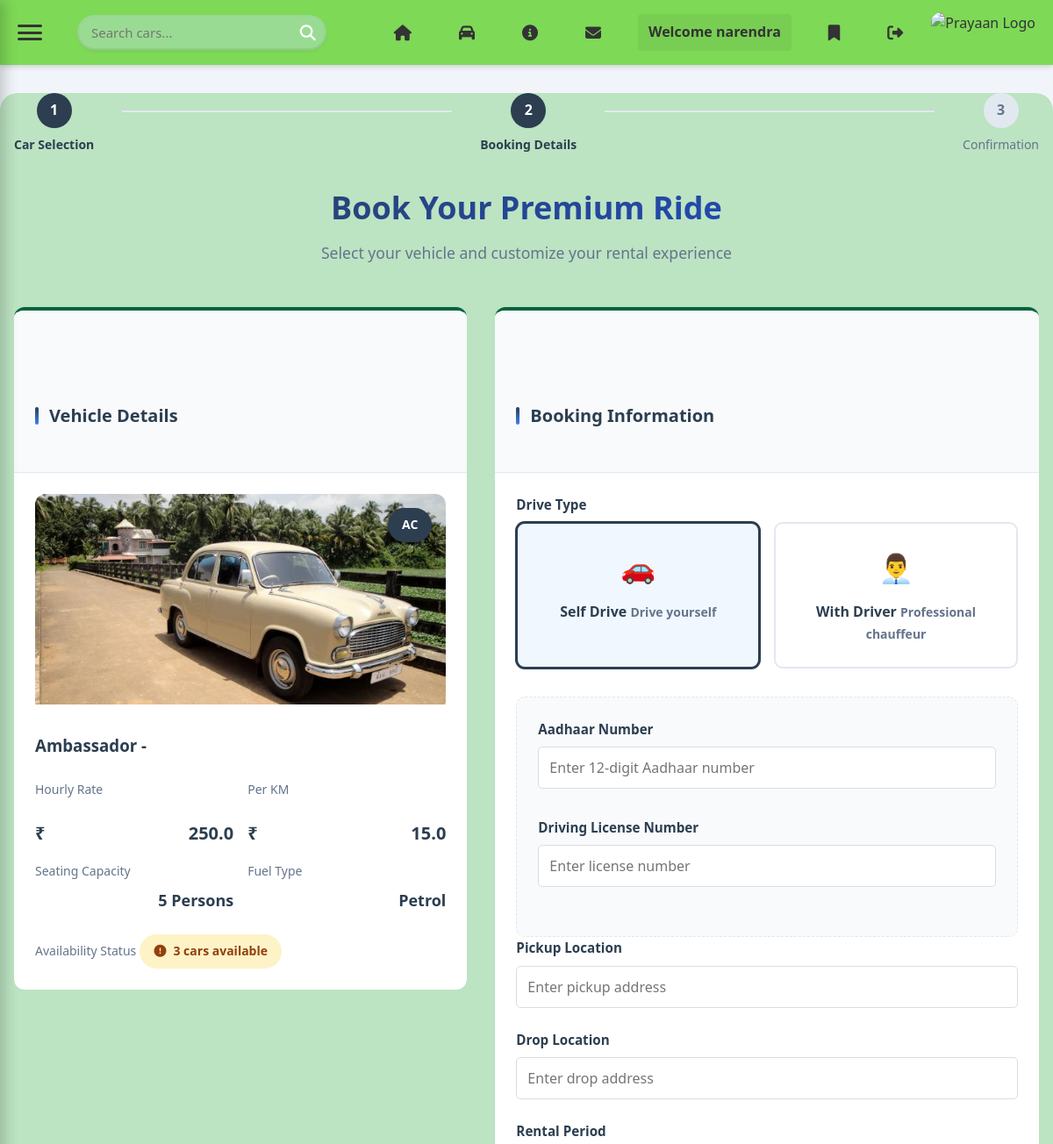
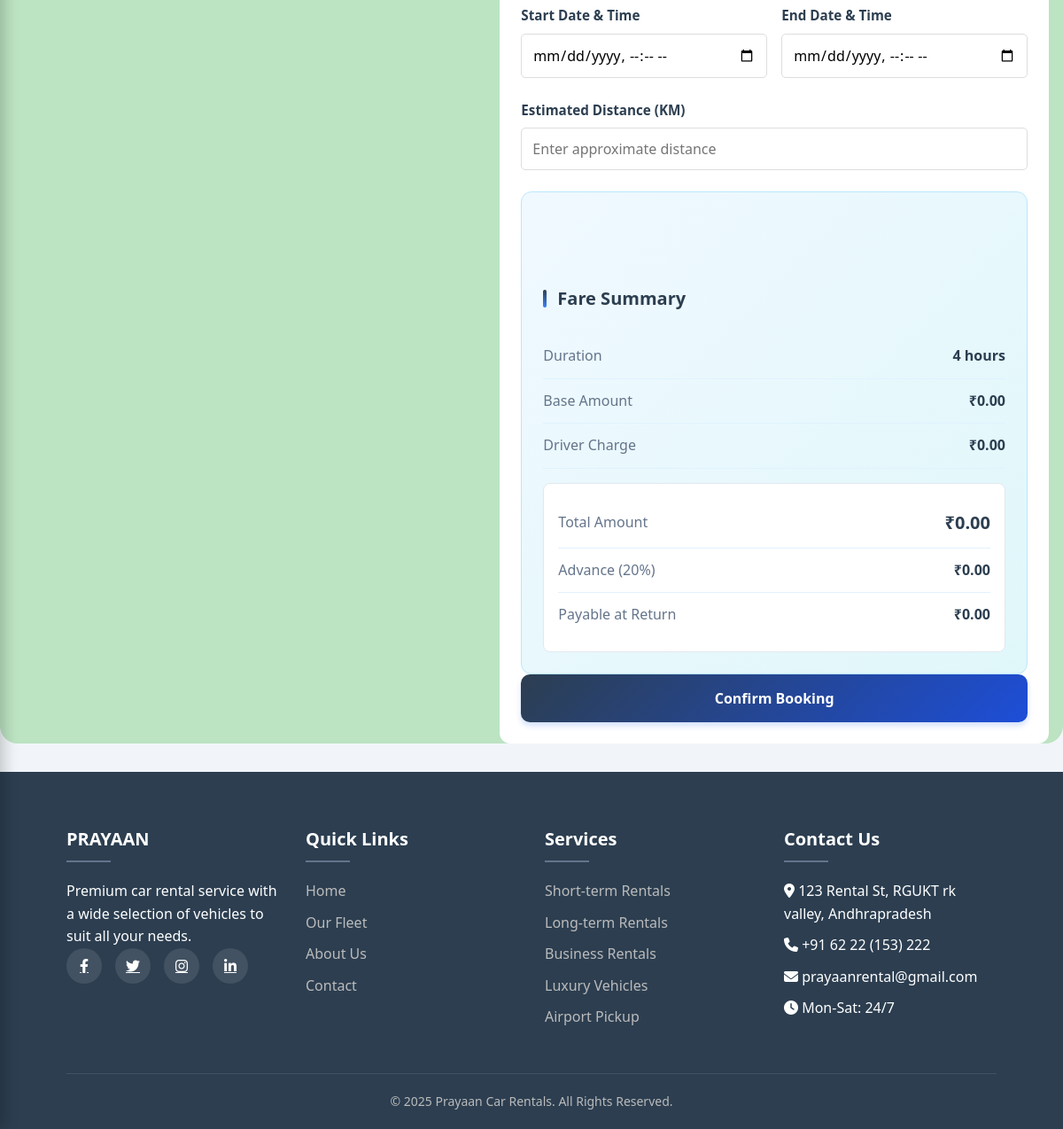
/booking/?car_id=1 (signed in), run on the app's committed database (2 pictures, top to bottom).
### app/models.py (models this page shows, shortened)
class Car(models.Model):
    CATEGORY_CHOICES = [
        ('Ambassador', 'Ambassador'),
        ('Tata Sumo', 'Tata Sumo'),
        ('Maruti Omni', 'Maruti Omni'),
        ('Maruti Esteem', 'Maruti Esteem'),
        ('Mahindra Armada', 'Mahindra Armada'),
    ]
    AC_CHOICES = [('AC', 'AC'), ('Non-AC', 'Non-AC')]
    STATUS_CHOICES = [('available', 'Available'), ('repair', 'Repair')]
    Fuel_con = [('petrol', 'Petrol'), ('diesel', 'Diesel'), ('gas', 'Gas'), ('electric', 'Electric')]
    category = models.CharField(max_length=20, choices=CATEGORY_CHOICES)
    ac_type = models.CharField(max_length=10, choices=AC_CHOICES)
    total_cars = models.IntegerField(default=1)
    registration_number = models.CharField(max_length=20, unique=True)
    image = models.ImageField(upload_to='cars/')
    price = models.DecimalField(max_digits=8, decimal_places=2)
    price_per_hour = models.FloatField(default=0)
    price_per_km = models.FloatField(default=0)
    fuel_consumption = models.CharField(max_length=15, choices=Fuel_con, default='diesel')
    status = models.CharField(max_length=10, choices=STATUS_CHOICES, default='available')
    is_returned = models.BooleanField(default=False)
    pending_payment = models.DecimalField(max_digits=10, decimal_places=2, default=0)
    damage_reported = models.BooleanField(default=False)
    damage_fee = models.DecimalField(max_digits=10, decimal_places=2, default=0)
    returned_at = models.DateTimeField(null=True, blank=True)

### app/views.py (the view)
# urls.py: path('booking/', views.booking_view, name='booking'),
@login_required
def booking_view(request):
    car_id = request.GET.get("car_id") or request.POST.get("car_id")
    car = get_object_or_404(Car, id=car_id)
    customer, created = Customer.objects.get_or_create(user=request.user)
    if request.method == "POST":
        form = BookingForm(request.POST)
        if form.is_valid():
            booking = form.save(commit=False)
            booking.car = car
            booking.customer = request.user
            km_to_destination = float(request.POST.get("km_to_destination", 0))
            hours_used = max(int(request.POST.get("hours_used", 4)), 4)
            drive_type = request.POST.get("drive_type")
            if drive_type == "self_drive":
                aadhaar_number = request.POST.get("aadhaar_number")
                license_number = request.POST.get("license_number")
                if not aadhaar_number or not license_number:
                    messages.error(request, "Aadhaar and License required for self-drive.")
                    return render(request, "app/booking.html", {"form": form, "car": car, "customer": customer})
                customer.aadhar_number = aadhaar_number
                customer.license_number = license_number
                customer.save()
            per_hour_charge = car.price_per_hour
            per_km_charge = car.price_per_km
            hourly_amount = per_hour_charge * hours_used
            km_amount = per_km_charge * km_to_destination
            total_amount = max(hourly_amount, km_amount, per_hour_charge * 4)
            if drive_type == "with_driver":
                total_amount += 500
            advance_payment = total_amount * 0.2
            pending_payment = total_amount - advance_payment
            booking.kms_to_destination = km_to_destination
            booking.hours_used = hours_used
            booking.total_amount = total_amount
            booking.advance_payment = advance_payment
            booking.pending_payment = pending_payment
            booking.drive_type = drive_type
            booking.start_km_reading = 0
            booking.save()
            car.total_cars -= 1
            car.save()
            messages.success(request, f"Booking successful! Pending Amount: ₹{pending_payment:.2f}")
            return redirect("booked_cars")
    else:
        form = BookingForm()
    return render(request, "app/booking.html", {"form": form, "car": car, "customer": customer})

### app/templates/app/booking.html (shortened to what this page needs)
{% extends "app/base.html" %}
{% load static %}
{% block content %}
<div class="booking-container"style="border-radius: 20px;background-color: #bce3c2;">
  <div class="booking-steps">
    <div class="step active">
      <div class="step-number">1</div>
      <div class="step-label">Car Selection</div>
    </div>
    <div class="step-connector"></div>
    <div class="step active">
      <div class="step-number">2</div>
      <div class="step-label">Booking Details</div>
    </div>
    <div class="step-connector"></div>
    <div class="step">
      <div class="step-number">3</div>
      <div class="step-label">Confirmation</div>
    </div>
  </div>
  <h1 class="booking-title">Book Your Premium Ride</h1>
  <p class="booking-subtitle">Select your vehicle and customize your rental experience</p>
  <div class="booking-grid">
    <div class="card">
      <div class="card-header">
        <h2 class="section-title">Vehicle Details</h2>
      </div>
      <div class="card-body">
        <div class="car-image-container">
          <img src="{{ car.image.url }}" alt="{{ car.category }}" class="car-image">
          <div class="car-badge">{{ car.ac_type  }}</div>
        </div>
        <h3>{{ car.category }} - {{ car.model_name }}</h3>
        <div class="car-details-grid">
          <div class="car-detail-item">
            <span class="detail-label">Hourly Rate</span>
            <span class="detail-value car-price">₹<span id="per_hour">{{ car.price_per_hour }}</span></span>
          </div>
          <div class="car-detail-item">
            <span class="detail-label">Per KM</span>
            <span class="detail-value car-price">₹<span id="per_km">{{ car.price_per_km }}</span></span>
          </div>
          <div class="car-detail-item">
            <span class="detail-label">Seating Capacity</span>
            <span class="detail-value">5 Persons</span>
          </div>
          <div class="car-detail-item">
            <span class="detail-label">Fuel Type</span>
            <span class="detail-value">Petrol</span>
          </div>
        </div>
        <div class="availability-container" style="margin-top: 1.5rem;">
          <span class="detail-label">Availability Status</span>
          <div class="availability-badge {% if car.total_cars > 3 %}available{% elif car.total_cars > 0 %}low{% else %}unavailable{% endif %}">
            <i class="fas fa-{% if car.total_cars > 3 %}check-circle{% elif car.total_cars > 0 %}exclamation-circle{% else %}times-circle{% endif %}"></i>
            {{ car.total_cars }} car{{ car.total_cars|pluralize }} available
          </div>
        </div>
      </div>
    </div>
    <div class="card">
      <div class="card-header">
        <h2 class="section-title">Booking Information</h2>
      </div>
      <form method="POST" class="card-body" id="bookingForm">
        <div class="form-group">
          <label class="form-label">Drive Type</label>
          <div class="drive-type-selector">
            <label class="drive-option selected" for="self_drive">
              <span class="drive-icon">🚗</span>
              <span class="drive-title">Self Drive</span>
              <span class="drive-description">Drive yourself</span>
            </label>
            <label class="drive-option" for="with_driver">
              <span class="drive-icon">👨‍💼</span>
              <span class="drive-title">With Driver</span>
              <span class="drive-description">Professional chauffeur</span>
            </label>
          </div>
        </div>
        <div id="selfDriveFields" class="document-fields">
          <div class="form-group">
            <label class="form-label" for="aadhaar_number">Aadhaar Number</label>
            <input type="text" name="aadhaar_number" id="aadhaar_number" pattern="[0-9]{12}" maxlength="12"
                   class="form-control" placeholder="Enter 12-digit Aadhaar number">
          </div>
          <div class="form-group">
            <label class="form-label" for="license_number">Driving License Number</label>
            <input type="text" name="license_number" id="license_number" maxlength="20"
                   class="form-control" placeholder="Enter license number">
          </div>
        </div>
        <div class="form-group">
          <label class="form-label" for="pickup_location">Pickup Location</label>
          <input type="text" name="pickup_location" id="pickup_location" class="form-control"
                 placeholder="Enter pickup address" required>
        </div>
        <div class="form-group">
          <label class="form-label" for="drop_location">Drop Location</label>
          <input type="text" name="drop_location" id="drop_location" class="form-control"
                 placeholder="Enter drop address" required>
        </div>
        <div class="form-group">
          <label class="form-label">Rental Period</label>
          <div class="datetime-inputs">
            <div>
              <label class="form-label">Start Date & Time</label>
              <input type="datetime-local" name="start_datetime" id="start_datetime" class="form-control" required>
            </div>
            <div>
              <label class="form-label">End Date & Time</label>
              <input type="datetime-local" name="expected_return_datetime" id="end_datetime" class="form-control" required>
            </div>
          </div>
        </div>
        <div class="form-group">
          <label class="form-label" for="km_to_destination">Estimated Distance (KM)</label>
          <input type="number" step="0.1" min="0" name="km_to_destination" id="km_to_destination"
                 class="form-control" placeholder="Enter approximate distance" required>
        </div>
        <div class="fare-summary">
          <h3 class="section-title">Fare Summary</h3>
          <div class="fare-item">
            <span class="fare-label">Duration</span>
            <span class="fare-value"><span id="calculated_hours">4</span> hours</span>
          </div>
          <div class="fare-item">
            <span class="fare-label">Base Amount</span>
            <span class="fare-value">₹<span id="base_amount">0.00</span></span>
          </div>
          <div class="fare-item">
            <span class="fare-label">Driver Charge</span>
            <span class="fare-value">₹<span id="driver_charge">0.00</span></span>
          </div>
          <div class="fare-breakdown">
            <div class="fare-item">
              <span class="fare-label">Total Amount</span>
              <span class="fare-value fare-total">₹<span id="total_amount">0.00</span></span>
            </div>
            <div class="fare-item">
              <span class="fare-label">Advance (20%)</span>
              <span class="fare-value">₹<span id="advance_payment">0.00</span></span>
            </div>
            <div class="fare-item">
              <span class="fare-label">Payable at Return</span>
              <span class="fare-value">₹<span id="pending_payment">0.00</span></span>
            </div>
          </div>
        </div>
        <button type="submit" class="btn btn-primary mt-4" id="submitBtn">
          <span class="btn-text">Confirm Booking</span>
        </button>
      </form>
    </div>
  </div>
</div>
{% endblock %}

### app/templates/app/header.html (shortened to what this page needs)
{% load static %}
<!DOCTYPE html>
<html lang="en">
<head>
  <link rel="stylesheet" href="{% static 'app/css/h_style.css' %}">
  <link rel="stylesheet" href="https://cdnjs.cloudflare.com/ajax/libs/font-awesome/6.4.0/css/all.min.css">
</head>
<body>
  <header>
    <div class="header-container">
      <div id="hamburger" class="hamburger" onclick="toggleSidebar()">
        <div></div>
        <div></div>
        <div></div>
      </div>
      <form action="{% url 'cars' %}" method="get" class="search-form">
        <input type="text" name="q" placeholder="Search cars..." class="search-input">
        <button type="submit" class="search-button">
          <i class="fas fa-search"></i>
        </button>
      </form>
      <nav>
        <ul>
          <li><a href="{% url 'index' %}"><i class="fas fa-home"></i> <span>Home</span></a></li>
          <li><a href="{% url 'cars' %}"><i class="fas fa-car"></i> <span>Cars</span></a></li>
          <li><a href="{% url 'about' %}"><i class="fas fa-info-circle"></i> <span>About</span></a></li>
          <li><a href="#contact"><i class="fas fa-envelope"></i> <span>Contact</span></a></li>
          {% if user.is_authenticated %}
            <li class="user-welcome">Welcome {{ user.username }}</li>
            {% if user.is_superuser %}
            <li><a href="{% url 'admin_dashboard' %}"><i class="fas fa-tachometer-alt"></i> <span>DashBoard</span></a></li>
            {% else %}
            <li><a href="{% url 'booked_cars' %}"><i class="fas fa-bookmark"></i> <span>Booked Cars</span></a></li>
            <li><a href="{% url 'logout' %}"><i class="fas fa-sign-out-alt"></i> <span>Logout</span></a></li>
            {% endif %}
          {% else %}
            <li><a href="{% url 'login' %}"><i class="fas fa-sign-in-alt"></i> <span>Login</span></a></li>
            <li><a href="{% url 'register' %}"><i class="fas fa-user-plus"></i> <span>Register</span></a></li>
          {% endif %}
        </ul>
      </nav>
      <div class="logo-section">
        <img src="https://res.cloudinary.com/dc9ofdtip/image/upload/v1763115275/Untitled_design_2_ljo2is.png" alt="Prayaan Logo" class="logo-img">
      </div>
    </div>
  </header>
</body>
</html>

### data on the page
Car: image (picture), ac_type "AC", category "Ambassador", price_per_hour "250.0", price_per_km "15.0", total_cars "3"

### other printed values
{{ user.username }} "narendra"
